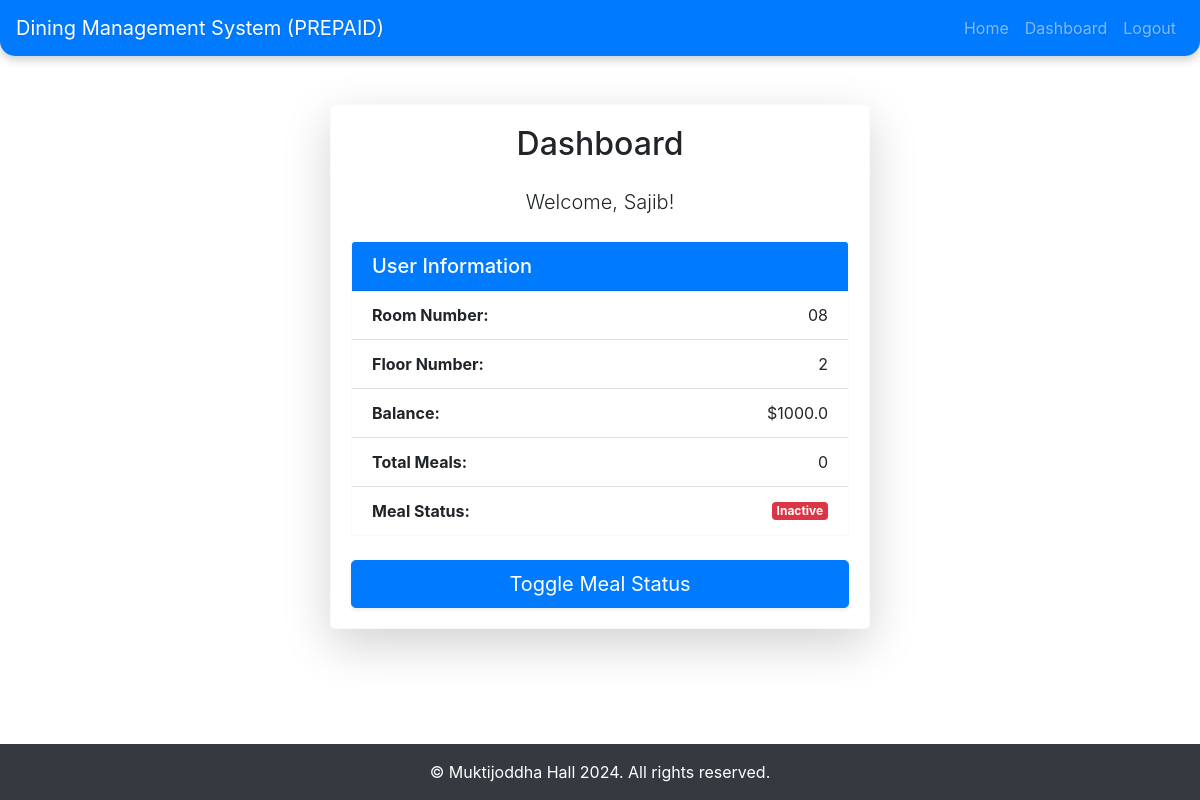
Before: /dashboard (signed in) with the older database file.
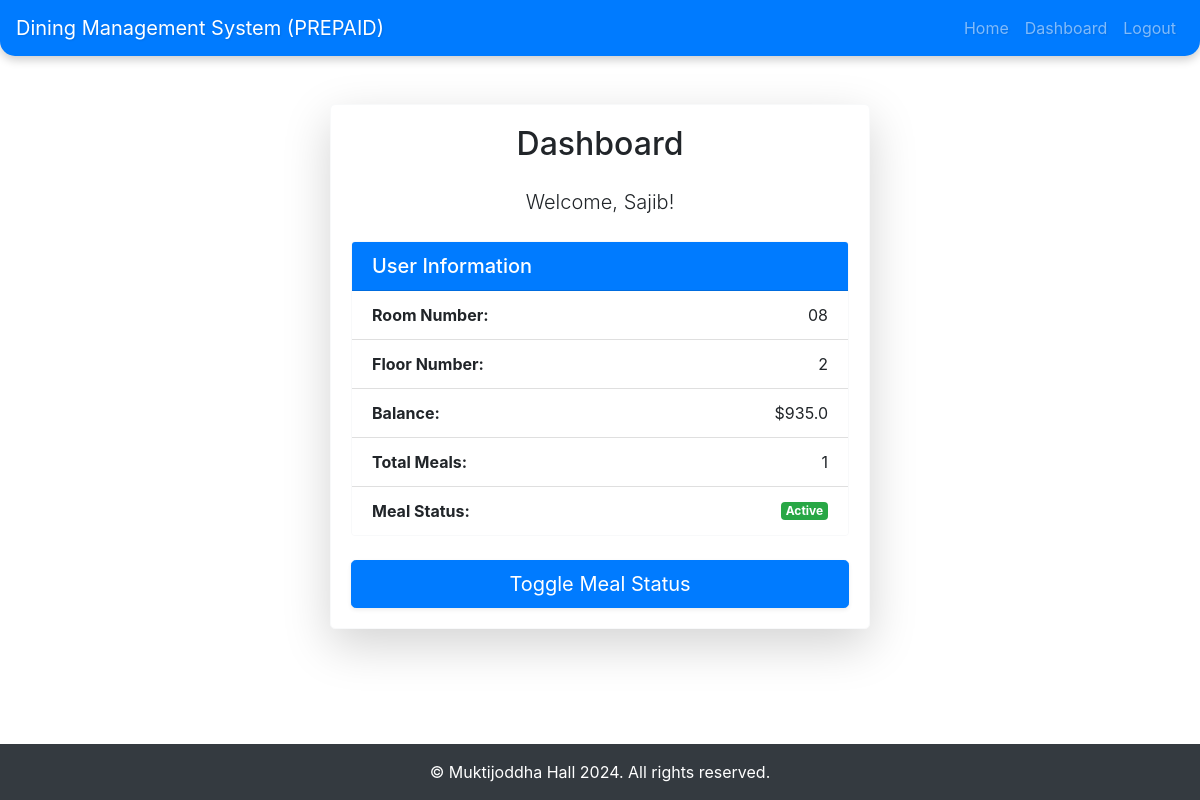
After: the same page with the newer database file.
### models.py (models this page shows, shortened)
class User(UserMixin, db.Model):
    id = db.Column(db.Integer, primary_key=True)
    name = db.Column(db.String(100), nullable=False)
    phone = db.Column(db.String(10), unique=True, nullable=False)
    room_number = db.Column(db.String(5), nullable=False)
    floor_number = db.Column(db.String(2), nullable=False)
    balance = db.Column(db.Float, default=0)
    meal_status = db.Column(db.Boolean, default=False)
    total_meals = db.Column(db.Integer, default=0)
    password = db.Column(db.String(150), nullable=False)
    is_admin = db.Column(db.Boolean, default=False)
    is_dining_manager = db.Column(db.Boolean, default=False)

### app.py (the view)
@app.route('/dashboard')
@login_required
def dashboard():
    return render_template('dashboard.html', user=current_user)

### app.py (called while the page is built)
@login_manager.user_loader
def load_user(user_id):
    return User.query.get(int(user_id))

### templates/dashboard.html
{% extends 'base.html' %}
{% block content %}
<div class="container mt-5">
    <div class="row justify-content-center">
        <div class="col-lg-6">
            <div class="card border-light shadow-lg rounded-lg">
                <div class="card-body">
                    <h2 class="card-title mb-4 text-center">Dashboard</h2>
                    <div class="mb-4">
                        <p class="lead text-center">Welcome, {{ user.name }}!</p>
                    </div>
                    <div class="card mb-4 border-light">
                        <div class="card-header bg-primary text-white">
                            <h5 class="mb-0">User Information</h5>
                        </div>
                        <ul class="list-group list-group-flush">
                            <li class="list-group-item d-flex justify-content-between align-items-center">
                                <strong>Room Number:</strong>
                                <span>{{ user.room_number }}</span>
                            </li>
                            <li class="list-group-item d-flex justify-content-between align-items-center">
                                <strong>Floor Number:</strong>
                                <span>{{ user.floor_number }}</span>
                            </li>
                            <li class="list-group-item d-flex justify-content-between align-items-center">
                                <strong>Balance:</strong>
                                <span>${{ user.balance }}</span>
                            </li>
                            <li class="list-group-item d-flex justify-content-between align-items-center">
                                <strong>Total Meals:</strong>
                                <span>{{ user.total_meals }}</span>
                            </li>
                            <li class="list-group-item d-flex justify-content-between align-items-center">
                                <strong>Meal Status:</strong>
                                <span class="badge {{ 'badge-success' if user.meal_status else 'badge-danger' }}">{{ 'Active' if user.meal_status else 'Inactive' }}</span>
                            </li>
                        </ul>
                    </div>
                    <form method="POST" action="{{ url_for('update_meal_status') }}">
                        <button type="submit" class="btn btn-primary btn-lg btn-block shadow-sm">Toggle Meal Status</button>
                    </form>
                </div>
            </div>
        </div>
    </div>
</div>
{% endblock %}

Changed rows visible on the page:
changed User "Sajib": balance "1000.0" → "935.0"; total_meals "0" → "1"; meal_status "Inactive" → "Active"
